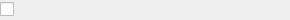
<?xml version="1.0" encoding="UTF-8"?>
<ui version="4.0">
 <class>BoolController</class>
 <widget class="QWidget" name="BoolController">
  <property name="geometry">
   <rect>
    <x>0</x>
    <y>0</y>
    <width>290</width>
    <height>20</height>
   </rect>
  </property>
  <property name="sizePolicy">
   <sizepolicy hsizetype="MinimumExpanding" vsizetype="Fixed">
    <horstretch>0</horstretch>
    <verstretch>0</verstretch>
   </sizepolicy>
  </property>
  <property name="font">
   <font>
    <family>Segoe UI</family>
   </font>
  </property>
  <property name="windowTitle">
   <string>Form</string>
  </property>
  <layout class="QHBoxLayout" name="horizontalLayout">
   <property name="spacing">
    <number>0</number>
   </property>
   <property name="margin">
    <number>0</number>
   </property>
   <item>
    <widget class="QCheckBox" name="checkBox">
     <property name="text">
      <string/>
     </property>
     <property name="autoRepeat">
      <bool>false</bool>
     </property>
    </widget>
   </item>
   <item>
    <spacer name="horizontalSpacer">
     <property name="orientation">
      <enum>Qt::Horizontal</enum>
     </property>
     <property name="sizeHint" stdset="0">
      <size>
       <width>40</width>
       <height>20</height>
      </size>
     </property>
    </spacer>
   </item>
  </layout>
 </widget>
 <resources/>
 <connections/>
</ui>
